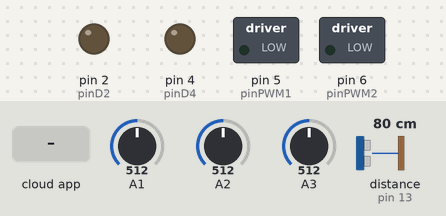
The sketch below on a simulated Arduino Uno, built with avr-gcc and run on an emulated ATmega328P. Shown: switched loads named in the sketch (green lamp = pin HIGH), output pins drawn as LEDs (lit = HIGH). Wiring (inferred from the names in the program): ultrasonic range finder: trigger pin 12; echo pin 13. Inputs (shaded band) come from the test bench; at power-on: A1 = 512, A2 = 512, A3 = 512, distance to the obstacle (sensor on pin 13) 80 cm. The echo pulse lasts 58.3 µs per cm; the ROS host is connected and sends only what is stated; pins used as bus, display or sensor lines are not drawn.

Above: at 1.2 s.
1.3 s: the phone or cloud app sets decisiones_pub to Izquierda
At 1.9 s:
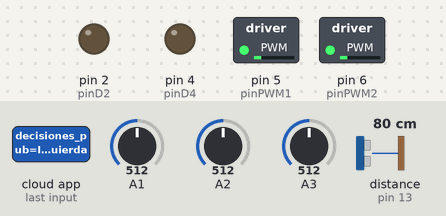
2.8 s: the phone or cloud app sets decisiones_pub to Derecha
At 3.8 s:
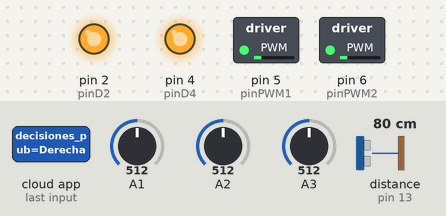
4.3 s: the phone or cloud app sets decisiones_pub to Recto
At 5.3 s:
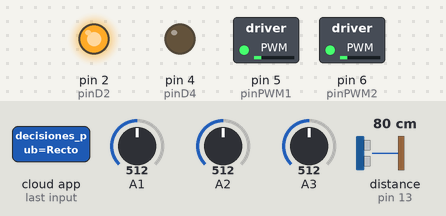
5.8 s: the phone or cloud app sets control to aut
At 6.3 s:
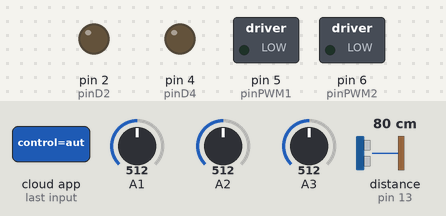
7.3 s: A1 set to 211
8.8 s: A1 set to 186
At 9.4 s:
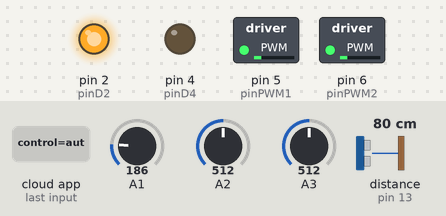
Timing chart, 0 to 11.3 s (numbered marks = the images above; inputs shaded):
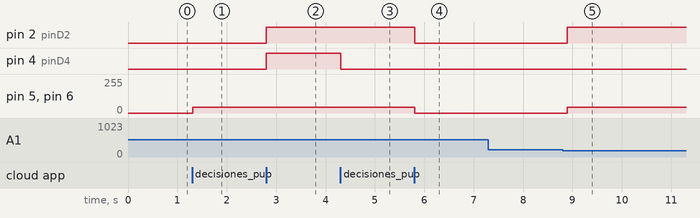

Measured:
- the behaviour switches between 200 and 199 on A1 (found by bisection; images 4 and 5)
- after the input at 1.3 s, pin 5 (pinPWM1), pin 6 (pinPWM2): 0/255 → 45/255 at once
- after the input at 2.8 s, pin 2 (pinD2), pin 4 (pinD4): LOW → HIGH at once
- after the input at 4.3 s, pin 4 (pinD4): HIGH → LOW at once
- after the input at 5.8 s, pin 2 (pinD2): HIGH → LOW at once; pin 5 (pinPWM1), pin 6 (pinPWM2): 45/255 → 0/255 at once
- after the input at 7.3 s, every drawn part: stays the same
- after the input at 8.8 s, pin 2 (pinD2): LOW → HIGH after 0.09 s; pin 5 (pinPWM1), pin 6 (pinPWM2): 0/255 → 45/255 after 0.09 s

The sketch:

arduino.ino
```cpp
#include <ros.h>
#include <std_msgs/Float32.h>
#include <std_msgs/String.h>

#define TRIG_PIN 12
#define ECHO_PIN 13

// Definición de pines
const int pinD2 = 2;
const int pinD4 = 4;
const int pinPWM1 = 5;  // Pin PWM para el motor 1
const int pinPWM2 = 6;  // Pin PWM para el motor 2

ros::NodeHandle nh;

// Publishers
std_msgs::Float32 distance_msg;
ros::Publisher pub_distance("ultrasonicos_pub", &distance_msg);

std_msgs::Float32 left_tra_msg;
std_msgs::Float32 center_tra_msg;
std_msgs::Float32 right_tra_msg;
ros::Publisher pub_left("left_tra_pub", &left_tra_msg);
ros::Publisher pub_center("center_tra_pub", &center_tra_msg);
ros::Publisher pub_right("right_tra_pub", &right_tra_msg);

std_msgs::String decision_msg;
ros::Publisher pub_decision("decisiones_pub", &decision_msg);

std_msgs::String qr_msg;
ros::Publisher pub_qr("deteccionQr", &qr_msg);

// Variables de estado y velocidad
volatile int Left_Tra_Value = 0;
volatile int Center_Tra_Value = 0;
volatile int Right_Tra_Value = 0;
volatile int speed = 10;
bool automatic_mode = false;

// Variables para controlar la frecuencia de las lecturas de los sensores
unsigned long last_sensor_reading = 0;
unsigned long sensor_interval = 100;  // Intervalo de 100ms para leer sensores

unsigned long last_pub_time = 0;
unsigned long pub_interval = 1000; // Intervalo de publicación de 1 segundo

void controlCallback(const std_msgs::String &msg) {
    String data = String(msg.data);
    if (data == "aut" && !automatic_mode) {
        automatic_mode = true;
        nh.loginfo("Modo Automático activado.");
    } else if (data != "aut" && automatic_mode) {
        automatic_mode = false;
        nh.loginfo("Modo Manual activado.");
        STOP();
    }
}

void qrCallback(const std_msgs::String &msg) {
    //nh.loginfo(msg.data);
    String data = String(msg.data);
    if (data == "Alto") {
        nh.loginfo("Se detectó Alto");
        STOP();
        delay(4000);
    }
    /* else {
        nh.loginfo("Se detectó Avanzar");
        Move_Forward(speed);
    }*/
}


void decisionCallback(const std_msgs::String &msg) {
    if (!automatic_mode) {
        String decision = String(msg.data);
        if (decision == "Detenerse") {
            STOP();
        } else if (decision == "Izquierda") {
            vuelta_izquierda(speed, 2.3);
        } else if (decision == "Derecha") {
            vuelta_derecha(speed, 2.3);
        } else if (decision == "Recto") {
            Move_Forward(speed);
        } else if (decision == "Reversa") {
            Move_Backward(15);
        }
        else{
          STOP();
        }
    }
}

// Subscribers
ros::Subscriber<std_msgs::String> sub_control("control", controlCallback);
ros::Subscriber<std_msgs::String> sub_decision("decisiones_pub", decisionCallback);
ros::Subscriber<std_msgs::String> sub_qr("deteccionQr", qrCallback);

void setup() {
    Serial.begin(57600);
    nh.initNode();

    // Publicadores y suscriptores
    nh.advertise(pub_distance);
    nh.advertise(pub_left);
    nh.advertise(pub_center);
    nh.advertise(pub_right);
    nh.advertise(pub_qr); // Añadido para deteccionQr
    nh.advertise(pub_decision);
    nh.subscribe(sub_control);
    nh.subscribe(sub_qr);
    nh.subscribe(sub_decision);

    pinMode(TRIG_PIN, OUTPUT);
    pinMode(ECHO_PIN, INPUT);
    pinMode(pinD2, OUTPUT);
    pinMode(pinD4, OUTPUT);
    pinMode(pinPWM1, OUTPUT);
    pinMode(pinPWM2, OUTPUT);


    // Publicación inicial para deteccionQr
    qr_msg.data = "8"; // Publica el valor "8" al tópico deteccionQr
    pub_qr.publish(&qr_msg);

    // Mensaje de inicialización
    nh.loginfo("Nodo de ROS inicializado.");
}

void Infrared_Tracing(int speed) {
    speed = 10;
    if (Left_Tra_Value < 200 && Center_Tra_Value > 200 && Right_Tra_Value < 200) {

        Move_Forward(speed);
        decision_msg.data = "Recto";
    } else if (Left_Tra_Value > 200 && Center_Tra_Value < 200 && Right_Tra_Value > 200) {
        Move_Forward(speed);
        decision_msg.data = "Recto";
    } else if (Left_Tra_Value > 200 && Center_Tra_Value > 200 && Right_Tra_Value < 200) {
        vuelta_izquierda(speed, .8);
        decision_msg.data = "Izquierda";
    } else if (Left_Tra_Value < 200 && Center_Tra_Value > 200 && Right_Tra_Value > 200) {
        vuelta_derecha(speed, .8);
        decision_msg.data = "Derecha";
    } else if (Left_Tra_Value < 200 && Center_Tra_Value < 200 && Right_Tra_Value > 200) {
        vuelta_derecha(speed, 1.3);
        decision_msg.data = "Derecha";
    } else if (Left_Tra_Value > 200 && Center_Tra_Value < 200 && Right_Tra_Value < 200) {
        vuelta_izquierda(speed, 1.3);
        decision_msg.data = "Izquierda";
    } else if (Left_Tra_Value > 200 && Center_Tra_Value > 200 && Right_Tra_Value > 200) {
        STOP();
        decision_msg.data = "Detenerse";
    } else if (Left_Tra_Value < 200 && Center_Tra_Value < 200 && Right_Tra_Value < 200) {
        Move_Backward(5);
        decision_msg.data = "Reversa";
    }

    pub_decision.publish(&decision_msg);
}

void STOP() {
    analogWrite(pinPWM1, 0);  // Detiene motor 1
    analogWrite(pinPWM2, 0);  // Detiene motor 2
    digitalWrite(pinD2, LOW); // Apaga motor 1
    digitalWrite(pinD4, LOW); // Apaga motor 2
}

void Move_Backward(int car_speed) {
    digitalWrite(pinD2, LOW);
    analogWrite(pinPWM1, 38); // Motor 1 en retroceso
    digitalWrite(pinD4, HIGH);
    analogWrite(pinPWM2, 38); // Motor 2 en retroceso
}

void Move_Forward(int car_speed) {
    digitalWrite(pinD2, HIGH);  // Motor 1 adelante
    analogWrite(pinPWM1, 45); // Controla la velocidad del motor 1
    digitalWrite(pinD4, LOW);   // Motor 2 en dirección adelante
    analogWrite(pinPWM2, 45); // Controla la velocidad del motor 2
}

void vuelta_derecha(int car_speed, float k) {
    digitalWrite(pinD2, HIGH);  // Motor 1 adelante
    analogWrite(pinPWM1, 45);
    digitalWrite(pinD4, HIGH);  // Motor 2 adelante
    analogWrite(pinPWM2, 45);
}

void vuelta_izquierda(int car_speed, float k) {
    digitalWrite(pinD2, LOW);  // Motor 1 retroceso
    analogWrite(pinPWM1, 45);
    digitalWrite(pinD4, LOW);  // Motor 2 retroceso
    analogWrite(pinPWM2, 45);
}

float checkdistance() {
    digitalWrite(TRIG_PIN, LOW);
    delayMicroseconds(2);
    digitalWrite(TRIG_PIN, HIGH);
    delayMicroseconds(10);
    digitalWrite(TRIG_PIN, LOW);
    return pulseIn(ECHO_PIN, HIGH) / 58.00;
}

void loop() {
    nh.spinOnce(); // Procesa la comunicación con ROS, ejecuta callbacks y loginfo

    unsigned long currentMillis = millis();

    // Lectura de sensores cada 100 ms
    if (currentMillis - last_sensor_reading >= sensor_interval) {
        Left_Tra_Value = analogRead(3);
        Center_Tra_Value = analogRead(1);
        Right_Tra_Value = analogRead(2);
        last_sensor_reading = currentMillis;
    }

    // Publicación de datos cada 1 segundo
    if (currentMillis - last_pub_time >= pub_interval) {
        distance_msg.data = checkdistance();
        pub_distance.publish(&distance_msg);

        left_tra_msg.data = Left_Tra_Value;
        center_tra_msg.data = Center_Tra_Value;
        right_tra_msg.data = Right_Tra_Value;

        pub_left.publish(&left_tra_msg);
        pub_center.publish(&center_tra_msg);
        pub_right.publish(&right_tra_msg);

        last_pub_time = currentMillis;
    }

    // Modo automático
    if (automatic_mode) {
        speed = 10;
        float d = checkdistance();
        Infrared_Tracing(speed);
    }delay(10);}
```
